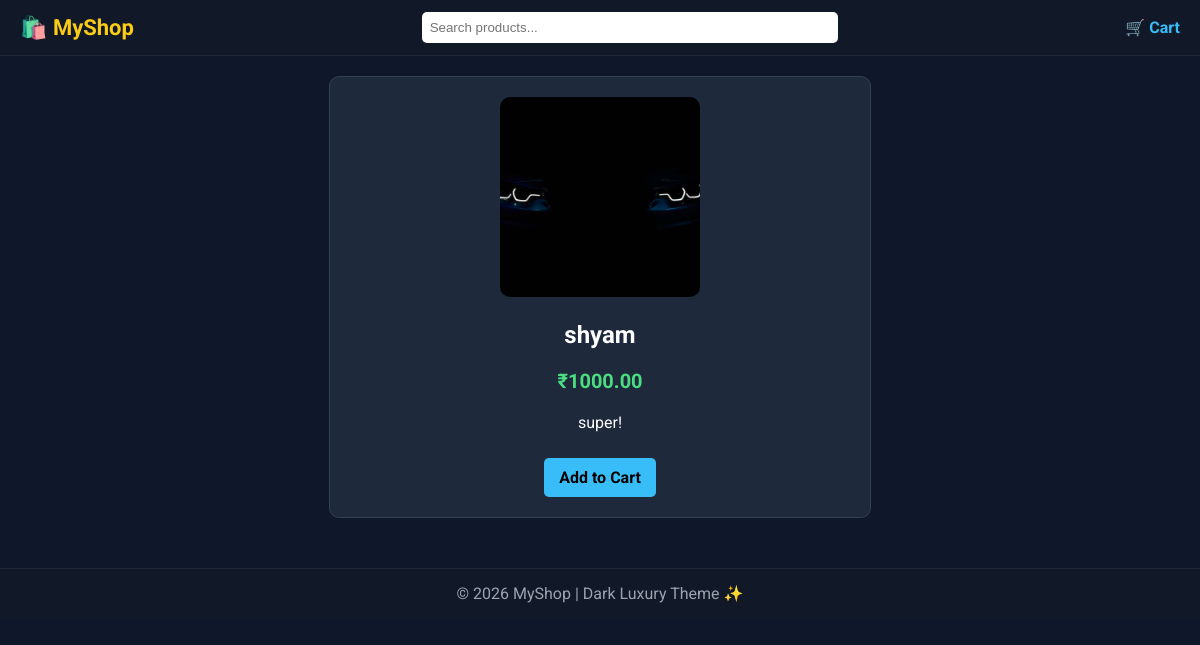
The app's page /product/2/, older data.
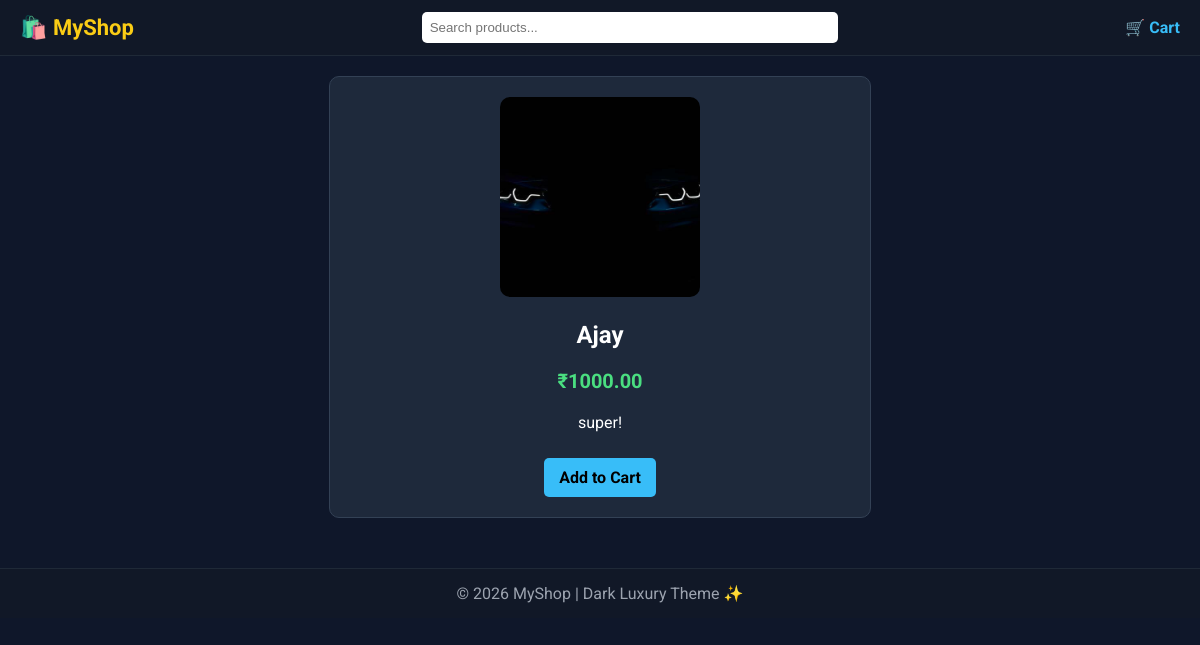
The same page, newer data.
### products/models.py (models this page shows, shortened)
class Product(models.Model):
    name = models.CharField(max_length=200)
    price = models.DecimalField(max_digits=10, decimal_places=2)
    description = models.TextField()
    image = models.ImageField(upload_to='products/', null=True, blank=True)

### products/views.py (the view)
# urls.py: path('product/<int:product_id>/', views.product_detail),
def product_detail(request, product_id):
    product = get_object_or_404(Product, id=product_id)
    return render(request, 'product_detail.html', {'product': product})

### products/templates/product_detail.html (shortened to what this page needs)
{% extends 'base.html' %}
{% block content %}
<div class="detail-card">
    {% if product.image %}
        <img src="{{ product.image.url }}">
    {% endif %}
    <h2>{{ product.name }}</h2>
    <p class="price">₹{{ product.price }}</p>
    <p>{{ product.description }}</p>
    <a class="btn" href="/add-to-cart/{{ product.id }}/">
        Add to Cart
    </a>
</div>
{% endblock %}

Row changes from the older to the newer data that the page shows:
changed Product "super!": name "shyam" → "Ajay"
